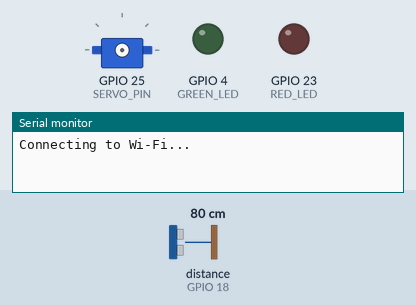
A sketch run on a simulated ESP32. On the bench: servo, output pins drawn as LEDs (lit = HIGH), the last lines printed to the serial monitor. Wiring (inferred from the names in the program): ultrasonic range finder: trigger GPIO 5; echo GPIO 18. The test bench sets the inputs (shaded band); at power-on: distance to the obstacle (sensor on GPIO 18) 80 cm. The echo pulse lasts 58.3 µs per cm; WiFi joins after 1.5 s; servers stay silent unless stated; pins used as bus, display or sensor lines are not drawn.

Above: at 0.1 s.
At 3.2 s:
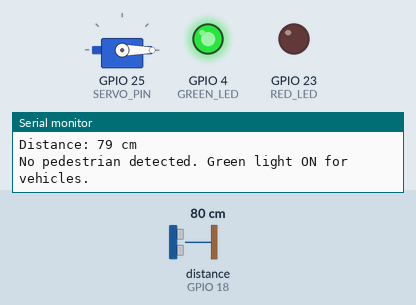
3.3 s: distance to the obstacle (sensor on GPIO 18) set to 8 cm
4.8 s: distance to the obstacle (sensor on GPIO 18) set to 5 cm
At 6.3 s:
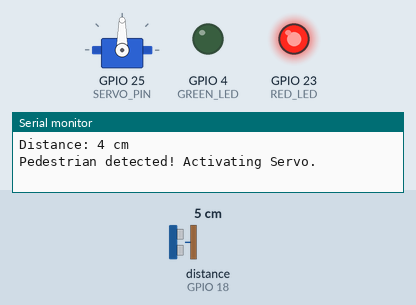
Timing chart, 0 to 7.8 s (numbered marks = the images above; inputs shaded):
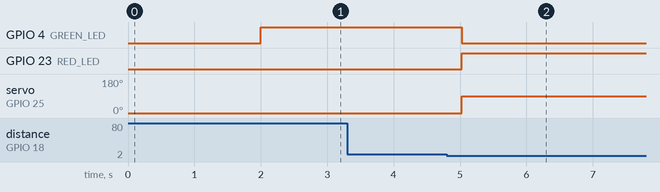

Measured:
- the behaviour switches between 7 and 6 cm on distance to the obstacle (sensor on GPIO 18) (found by bisection; images 1 and 2)
- after the input at 4.8 s, GPIO 4 (GREEN_LED): HIGH → LOW after 0.23 s; GPIO 23 (RED_LED): LOW → HIGH after 0.23 s; servo on GPIO 25 (SERVO_PIN): 0° → 90° after 0.23 s

The sketch:

sketch_jan17aavashhh_14.ino
```cpp
#include <WiFi.h>
#include <ESP32Servo.h>

// Wi-Fi credentials
const char* ssid = "IIC_WIFI";
const char* password = "!tah@rIntl2025";

// Ultrasonic Sensor for Pedestrian Detection
#define TRIG_PIN 5
#define ECHO_PIN 18

// Traffic Light LEDs
#define RED_LED 23
#define GREEN_LED 4

// Servo Pin
#define SERVO_PIN 25

// Constants
#define DISTANCE_THRESHOLD 5    // Distance in cm to detect a pedestrian
#define PEDESTRIAN_CROSS_TIME 10000 // 10 seconds for pedestrian to cross

// Servo object
Servo servo;

void setup() {
  // Start Serial Monitor for debugging
  Serial.begin(115200);

  // Wi-Fi Connection
  WiFi.begin(ssid, password);
  Serial.print("Connecting to Wi-Fi...");
  while (WiFi.status() != WL_CONNECTED) {
    delay(1000);  // Wait for connection
    Serial.print(".");
  }
  Serial.println("\nConnected to Wi-Fi!");

  // Pin Modes for Ultrasonic Sensor
  pinMode(TRIG_PIN, OUTPUT);
  pinMode(ECHO_PIN, INPUT);

  // Pin Modes for Traffic Light LEDs
  pinMode(RED_LED, OUTPUT);
  pinMode(GREEN_LED, OUTPUT);

  // Initialize Servo
  servo.attach(SERVO_PIN);

  // Initial State: Green Light for Vehicles
  digitalWrite(RED_LED, LOW);   // Red light OFF
  digitalWrite(GREEN_LED, HIGH); // Green light ON

  // Set initial servo position (open)
  servo.write(0);  // 0 degrees (open)
}

void loop() {
  // Measure distance from the ultrasonic sensor
  int distance = measureDistance(TRIG_PIN, ECHO_PIN);

  // Print the distance to Serial Monitor for debugging
  Serial.print("Distance: ");
  Serial.print(distance);
  Serial.println(" cm");

  // Check if a pedestrian is detected (within 5 cm range)
  if (distance >= 0 && distance <= DISTANCE_THRESHOLD) {
    // Pedestrian detected: Turn on Red Light and activate Servo
    digitalWrite(RED_LED, HIGH);  // Red light ON
    digitalWrite(GREEN_LED, LOW); // Green light OFF

    // Close the road with Servo (90 degrees)
    servo.write(90);  // 90 degrees (closed)
    Serial.println("Pedestrian detected! Activating Servo.");

    // Wait for pedestrian to cross (PEDESTRIAN_CROSS_TIME)
    delay(PEDESTRIAN_CROSS_TIME);

    // After delay, return to normal operation
    servo.write(0);  // Open the road (0 degrees)

    // Set traffic light back to Green for vehicles
    digitalWrite(RED_LED, LOW);   // Red light OFF
    digitalWrite(GREEN_LED, HIGH); // Green light ON

    Serial.println("Pedestrian crossing complete. Returning to normal operation.");
  } else {
    // No pedestrian detected: Normal traffic light operation
    digitalWrite(RED_LED, LOW);   // Red light OFF
    digitalWrite(GREEN_LED, HIGH); // Green light ON

    // Do not move the servo; keep it at the last position
    Serial.println("No pedestrian detected. Green light ON for vehicles.");
  }

  delay(500); // Short delay for sensor stability
}

// Function to measure distance using ultrasonic sensor
int measureDistance(int trigPin, int echoPin) {
  digitalWrite(trigPin, LOW);
  delayMicroseconds(2);  // Small delay to avoid incorrect readings
  digitalWrite(trigPin, HIGH);
  delayMicroseconds(10); // Pulse duration (10 µs)
  digitalWrite(trigPin, LOW);

  long duration = pulseIn(echoPin, HIGH);  // Measure pulse duration
  int distance = duration * 0.034 / 2;    // Convert to distance in cm

  return distance;
}
```
